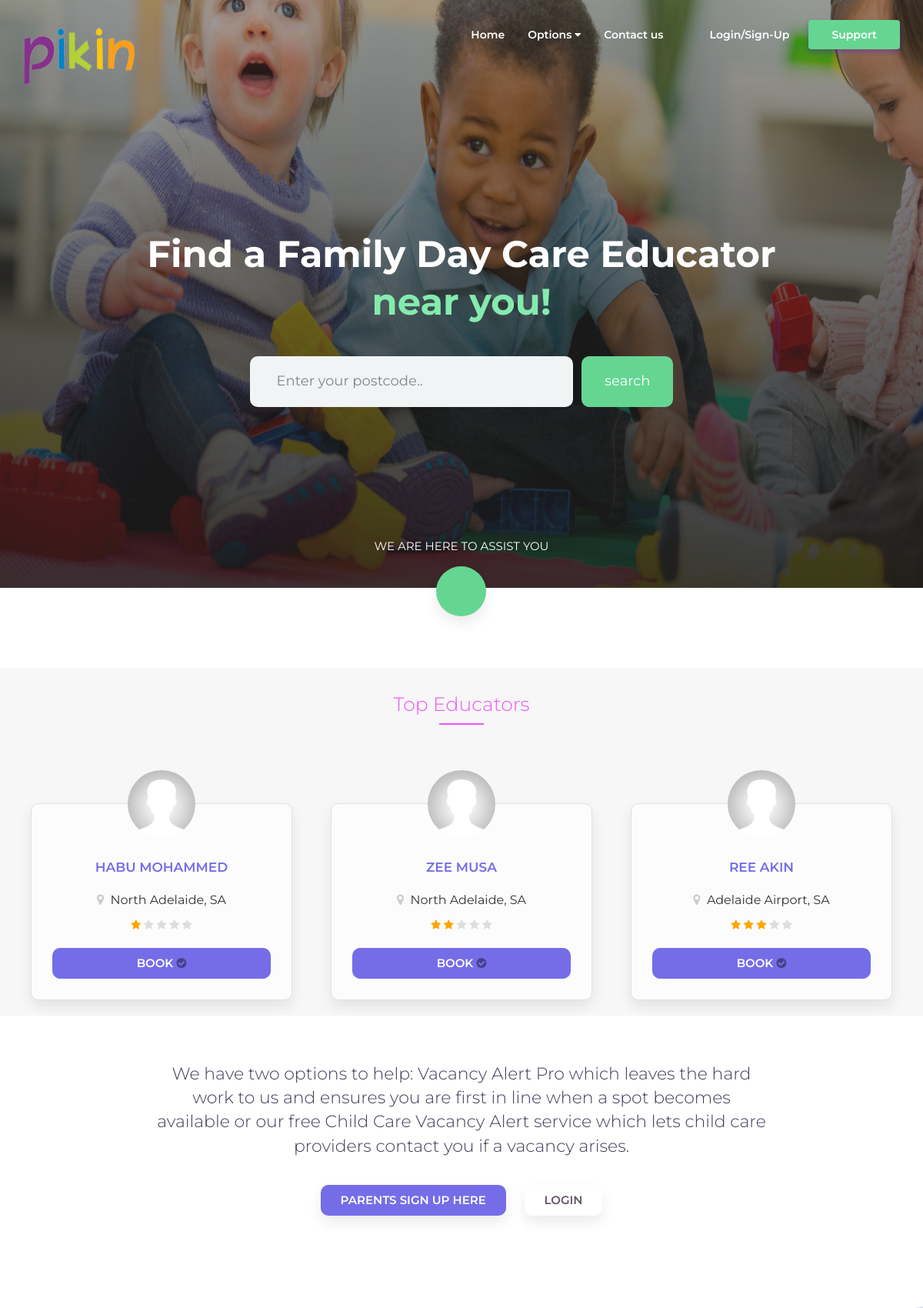
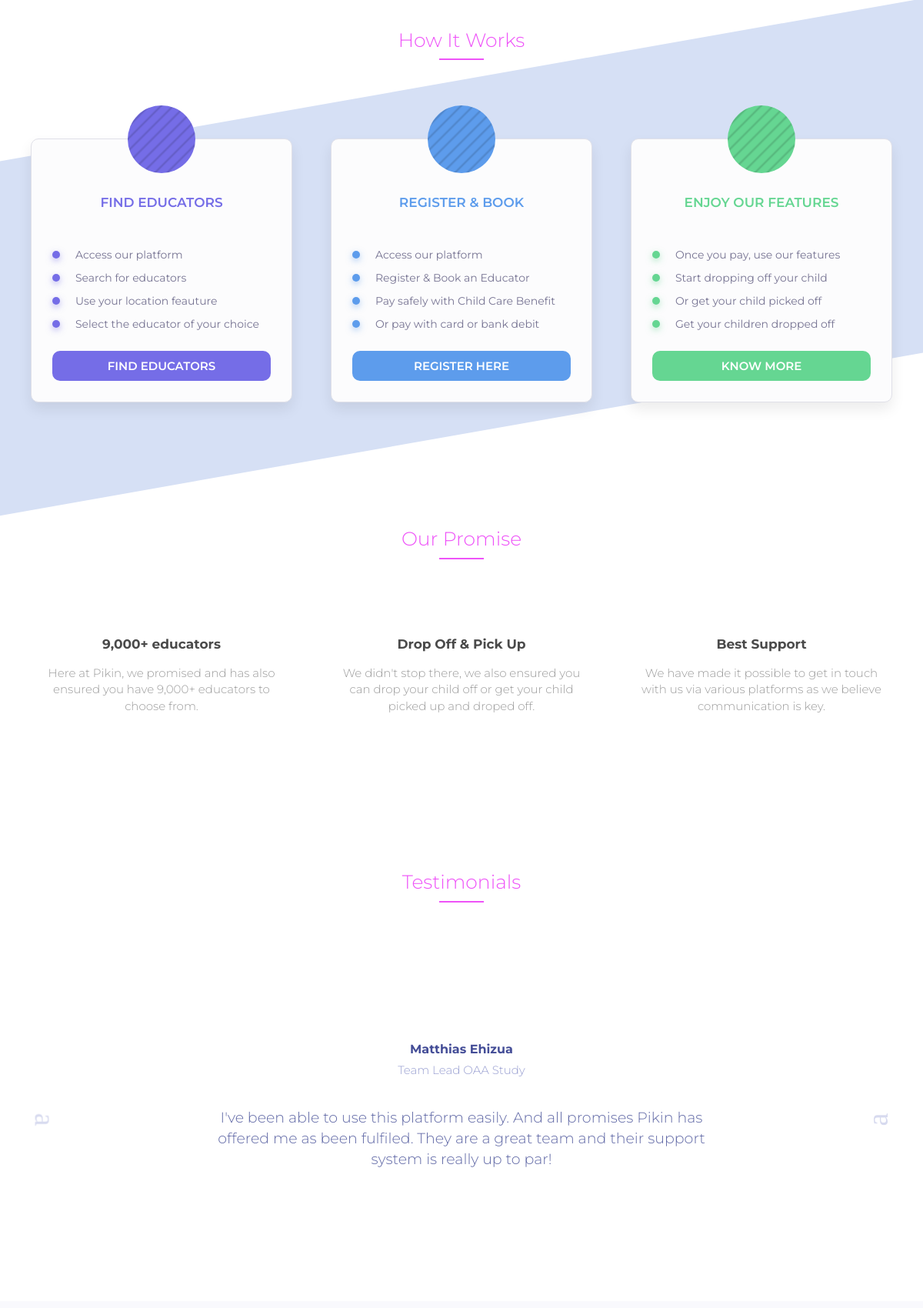
The page / (upper part) on the database its author committed (2 pictures, top to bottom).
### tables this page shows
CREATE TABLE `educators` (
  `EducatorID` int(200) NOT NULL,
  `firstname` text NOT NULL,
  `lastname` text NOT NULL,
  `email` varchar(30) NOT NULL,
  `phonenumber` varchar(30) NOT NULL,
  `password` varchar(30) NOT NULL,
  `hashkey` varchar(32) NOT NULL,
  `postcode` int(30) NOT NULL,
  `suburb` text NOT NULL,
  `CoordinatorID` int(11) NOT NULL,
  `rating` int(5) DEFAULT '0',
  `avatar` varchar(255) DEFAULT 'default.jpg',
  `active` int(1) NOT NULL DEFAULT '0',
  `address` varchar(250) NOT NULL,
  `numkids` varchar(250) NOT NULL,
  `ageofkids` varchar(250) NOT NULL,
  `typeofservice` varchar(250) NOT NULL,
  `servicehours` varchar(250) NOT NULL
);

### index.php (the view, shortened to what this page needs)
<!doctype html>
<html>
<head>
<link rel="stylesheet" type="text/css" href="css/bootstrap.min.css">
<link rel="stylesheet" type="text/css" href="css/bootstrap-slider.min.css">
<link rel="stylesheet" type="text/css" href="css/font-awesome.min.css">
<link rel="stylesheet" type="text/css" href="css/slick.css">
<link rel="stylesheet" type="text/css" href="css/style.css">
</head>
<body>
<div id="header-holder">
    <div class="bg-animation"></div>
    <nav id="nav" class="navbar navbar-default navbar-full">
        <div class="container-fluid">
            <div class="container container-nav">
                <div class="row">
                    <div class="col-md-12">
                        <div class="navbar-header">
                            <a class="logo-holder" href="index.php">
                                <div class="logo" style="width:150px;height:80px"></div>
                            </a>
                        </div>
                        <div style="height: 1px;" role="main" aria-expanded="false" class="navbar-collapse collapse" id="bs">
                            <ul class="nav navbar-nav navbar-right">
                                <li><a href="index.php">Home</a></li>
                                <li class="dropdown mega">
                                    <a href="#pricing">Options <i class="fa fa-caret-down"></i></a>
                                </li>
                                <li><a href="contact.html">Contact us</a></li>
                                <li><a class="login-button" href="signin.php">Login/Sign-Up</a></li>
                                <li class="support-button-holder support-dropdown">
                                    <a class="support-button" href="#">Support</a>
                                </li>
                            </ul>
                        </div>
                    </div>
                </div>
            </div>
        </div>
    </nav>
    <div id="top-content" class="container-fluid">
        <div class="container">
            <div class="row">
                <div class="col-md-12">
                    <div class="big-title">Find a Family Day Care Educator <br>
                        <span>near you!</span>
                    </div>
                    <div class="educators-search-holder">
                        <form id="educators-search" action="search.php" method="POST">
                            <input id="educators-text" type="text" name="postcode" placeholder="Enter your postcode.." />
                            <span class="inline-button">
                                <input id="search-btn" type="submit" name="search" value="search">
                            </span>
                        </form>
                    </div>
                </div>
                <div class="col-md-12">
                    <div class="arrow-button-holder">
                        <a href="#pricing">
                            <div class="button-text">We are here to assist you</div>
                            <div class="arrow-icon">
                            </div>
                        </a>
                    </div>
                </div>
            </div>
        </div>
    </div>
</div>
<div class="container-fluid" style="background: #f7f7f7">
    <div class="container">
        <div class="row">
            <div class="col-md-12">
                <div class="row-title">Top Educators</div>
            </div>
        </div>
        <div class="row">
            <?php
                $popular = "SELECT * from educators LIMIT 3";
                $query = mysqli_query ($connection, $popular);
                while ($row = mysqli_fetch_assoc($query)) {
            ?>
            <div class="col-sm-6 col-md-4">
                <div class="pricing-box pricing-color1">
                    <div class="pricing-content">
                        <div class="pricing-icon" style="background: url(images/<?=$row['avatar']?>);background-size: contain;">
                        </div>
                        <div class="pricing-title"><?=$row['firstname']?> <?=$row['lastname']?></div>
                        <div class="pricing-details">
                            <br>
                            <center>
                                <span style="font-size: 16px;">
                                    <i class="fa fa-map-marker" style="color: #ccc"></i> &nbsp;<?php echo $row["suburb"]; ?>
                                </span>
                                 <div style="margin-top: 10px">
                                  <?php
                                    $user_rating = $row['rating'];
                                    for ($available_rating = 0; $available_rating < $user_rating; $available_rating++) {
                                  ?>
                                  <i class="fa fa-star" style="color: orange"></i>
                                  <?php
                                    }
                                    $no_rating = 5 - $user_rating;
                                    for ($absent_rating = 0; $absent_rating < $no_rating; $absent_rating++) {
                                  ?>
                                  <i class="fa fa-star" style="color: #ddd"></i>
                                  <?php
                                    }
                                  ?>
                                </div>
                            </center>
                        </div>
                            <br>
                        <div class="pricing-link">
                            <a class="ybtn" href="booking.php">Book <i class="fa fa-check-circle" style="color: rgba(0,0,0,.4);"></i></a>
                        </div>
                    </div>
                </div>
            </div>
            <?php
            }
            ?>
        </div>
    </div>
</div>
<div id="info" class="container-fluid">
    <div class="container">
        <div class="row">
            <div class="col-md-12">
                <div class="info-text">We have two options to help: Vacancy Alert Pro which leaves the hard work to us and ensures you are first in line when a spot becomes available or our free Child Care Vacancy Alert service which lets child care providers contact you if a vacancy arises.</div>
                <a href="signup.php" class="ybtn ybtn-purple ybtn-shadow">Parents Sign Up Here</a>
                <a href="signin.php" class="ybtn ybtn-white ybtn-shadow">Login </a>
            </div>
        </div>
    </div>
</div>
<div id="pricing" class="container-fluid">
    <div class="container">
        <div class="row">
            <div class="col-md-12">
                <div class="row-title">How It Works</div>
            </div>
        </div>
        <div class="row">
            <div class="col-sm-6 col-md-4">
                <div class="pricing-box pricing-color1">
                    <div class="pricing-content">
                        <div class="pricing-icon">
                            <div class="special-gradiant"></div>
                        </div>
                        <div class="pricing-title">Find Educators</div>
                        <div class="pricing-details">
                            <ul>
                                <li>Access our platform</li>
                                <li>Search for educators</li>
                                <li>Use your location feauture</li>
                                <li>Select the educator of your choice</li>
                            </ul>
                        </div>
                        <div class="pricing-link">
                            <a class="ybtn" href="#">Find Educators</a>
                        </div>
                    </div>
                </div>
            </div>
            <div class="col-sm-6 col-md-4">
                <div class="pricing-box pricing-color2">
                    <div class="pricing-content">
                        <div class="pricing-icon">
                            <div class="special-gradiant"></div>
                        </div>
                        <div class="pricing-title">Register & Book</div>
                        <div class="pricing-details">
                            <ul>
                                <li>Access our platform</li>
                                <li>Register & Book an Educator</li>
                                <li>Pay safely with Child Care Benefit</li>
                                <li>Or pay with card or bank debit</li>
                            </ul>
                        </div>
                        <div class="pricing-link">
                            <a class="ybtn" href="signin.php">Register Here</a>
                        </div>
                    </div>
                </div>
            </div>
            <div class="col-sm-12 col-md-4">
                <div class="pricing-box pricing-color3">
                    <div class="pricing-content">
                        <div class="pricing-icon">
                            <div class="special-gradiant"></div>
                        </div>
                        <div class="pricing-title">Enjoy Our Features</div>
                        <div class="pricing-details">
                            <ul>
                                <li>Once you pay, use our features</li>
                                <li>Start dropping off your child</li>
                                <li>Or get your child picked off</li>
                                <li>Get your children dropped off</li>
                            </ul>
                        </div>
                        <div class="pricing-link">
                            <a class="ybtn" href="about.html">Know More</a>
                        </div>
                    </div>
                </div>
            </div>
        </div>
    </div>
</div>
<div id="more-features" class="container-fluid">
    <div class="container">
        <div class="row">
            <div class="col-md-12">
                <div class="row-title">Our Promise</div>
            </div>
        </div>
        <div class="row">
            <div class="col-sm-6 col-md-4">
                <div class="mfeature-box">
                    <div class="mfeature-title">9,000+ educators</div>
                    <div class="mfeature-details">Here at Pikin, we promised and has also ensured you have 9,000+ educators to choose from.</div>
                </div>
            </div>
            <div class="col-sm-6 col-md-4">
                <div class="mfeature-box">
                    <div class="mfeature-title">Drop Off & Pick Up</div>
                    <div class="mfeature-details">We didn't stop there, we also ensured you can drop your child off or get your child picked up and droped off.</div>
                </div>
            </div>
            <div class="col-sm-12 col-md-4">
                <div class="mfeature-box">
                    <div class="mfeature-title">Best Support</div>
                    <div class="mfeature-details">We have made it possible to get in touch with us via various platforms as we believe communication is key.</div>
                </div>
            </div>
        </div>
    </div>
</div>
<div id="testimonials" class="container-fluid">
    <div class="container">
        <div class="row">
            <div class="col-xs-12">
                <div class="row-title">Testimonials</div>
            </div>
        </div>
        <div class="row">
            <div class="col-xs-12">
                <div id="testimonials-slider">
                    <div>
                        <div class="details-holder">
                            <h4>Matthias Ehizua</h4>
                            <h5>Team Lead OAA Study</h5>
                            <p>I've been able to use this platform easily. And all promises Pikin has offered me as been fulfiled. They are a great team and their support system is really up to par!</p>
                        </div>
                    </div>
                </div>
            </div>
        </div>
    </div>
</div>
<div id="message2" class="container-fluid message-area normal-bg">
</div>
</body>
</html>

### rows shown on the page
educators: avatar (placeholder picture), firstname "HABU", lastname "MOHAMMED", suburb "North Adelaide, SA", rating 1 (drawn)
educators: avatar (placeholder picture), firstname "ZEE", lastname "MUSA", suburb "North Adelaide, SA", rating 2 (drawn)
educators: avatar (placeholder picture), firstname "REE", lastname "AKIN", suburb "Adelaide Airport, SA", rating 3 (drawn)
